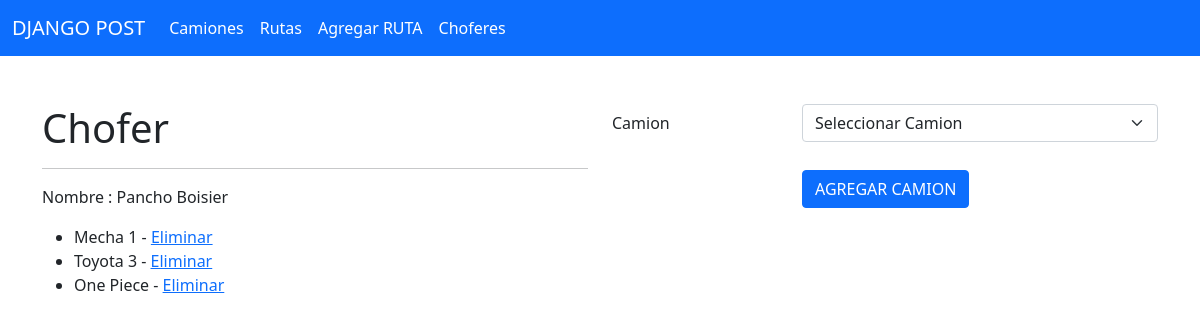
The app's page /chofer/2 with its own data.
### app/models.py (models this page shows, shortened)
class Chofer(models.Model):
    camiones = models.ManyToManyField(Camion, related_name="choferes")
    nombre = models.CharField(max_length=50)
    created_at = models.DateTimeField(auto_now_add=True)
    updated_at = models.DateTimeField(auto_now=True)

class Camion(models.Model):
    SIZE_CHICO = 'C'
    SIZE_MEDIANO = 'M'
    SIZE_GRANDE = 'G'
    TIPO_CAMION = (
        (SIZE_CHICO, 'CHICO'),
        (SIZE_MEDIANO, 'MEDIANO'),
        (SIZE_GRANDE, 'GRANDE'),
    )
    nombre = models.CharField(max_length=50)
    tipo = models.CharField(max_length=1, choices=TIPO_CAMION, default=SIZE_CHICO)
    created_at = models.DateTimeField(auto_now_add=True)
    updated_at = models.DateTimeField(auto_now=True)

### app/views.py (the view)
# urls.py: path('chofer/<int:id>', views.chofer, name='chofer' ),
def chofer(request, id):
    if request.method == "GET":
        chofer_instancia =  Chofer.objects.get(id=id)
        contexto = {
            'chofer': chofer_instancia,
            'camiones': Camion.objects.exclude(choferes=chofer_instancia).order_by("nombre")
        }
        return render(request, 'app/chofer.html', contexto)

### app/templates/app/chofer.html (shortened to what this page needs)
{% extends "app/base.html"%}
{% block contenido %}
<div class="container mt-5">
    <div class="row">
        <div class="col-6">
            <h1>Chofer</h1>
            <hr>
            <p>Nombre : {{chofer.nombre}}</p>
            <ul>
                {% for camion in chofer.camiones.all %}
                <li>{{camion.nombre}}  - <a href="/chofer/remove/{{chofer.id}}/{{camion.id}}">Eliminar</a></li>
                {% endfor%}
            </ul>
        </div>
        <div class="col-6">
            <form action="/chofer/{{chofer.id}}/add/camion/" method="post">
                <div class="row g-4 align-items-center">
                    <div class="col-4">
                        <label for="nombre" class="col-form-label">Camion</label>
                    </div>
                    <div class="col-8">
                        <select class="form-select" name="camion">
                        <option value="">Seleccionar Camion</option>
                        </select>
                    </div>
                </div>
                <div class="row g-4 mt-1 align-items-center">
                    <div class="col-8">
                        <button type="submit" class="btn btn-primary">AGREGAR CAMION</button>
                    </div>
                </div>
            </form>
        </div>
    </div>
</div>
{% endblock %}

### records on screen
Chofer: nombre "Pancho Boisier"
Camion: nombre "Mecha 1"
Camion: nombre "Toyota 3"
Camion: nombre "One Piece"
